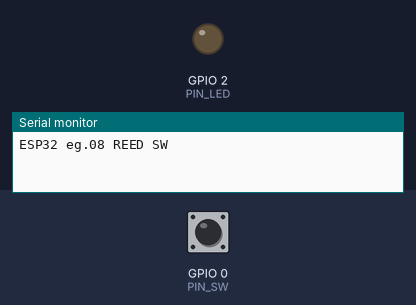
Bench run of a sketch on a simulated ESP32. Shown: output pins drawn as LEDs (lit = HIGH), the last lines printed to the serial monitor. The inputs (shaded band) are chosen by the test bench; at power-on: GPIO 0 (PIN_SW) HIGH. WiFi joins after 1.5 s; servers stay silent unless stated. At 1.7 s the program puts the board to deep sleep or switches it off; the recording ends there.

Above: at 0.1 s.
At 1.6 s:
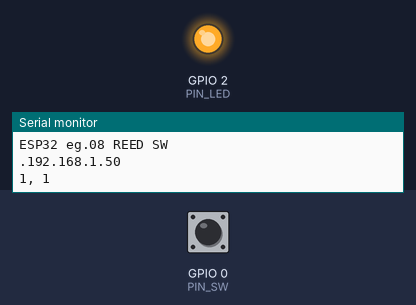
Timing chart, 0 to 1.7 s (numbered marks = the images above):
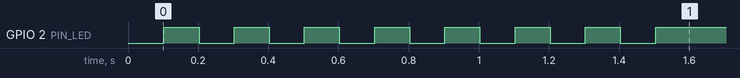

The sketch:

example40_sw.ino
```cpp
// (licence header left out)
#include <WiFi.h>                           // ESP32用WiFiライブラリ
#include <WiFiUdp.h>                        // UDP通信を行うライブラリ
#include "esp_sleep.h"                      // ESP32用Deep Sleep ライブラリ
#define PIN_SW 0                            // GPIO 0(25番ピン)にスイッチを接続
#define PIN_SW_GPIO_NUM GPIO_NUM_0          // GPIO 0をスリープ解除信号へ設定
#define BUTTON_PIN_BITMASK 0x000000001      // 2^(PIN_SW+1) in hex
#define PIN_LED 2                           // GPIO 2(24番ピン)にLEDを接続
#define SSID "1234ABCD"                     // 無線LANアクセスポイントのSSID
#define PASS "password"                     // パスワード
#define SENDTO "192.168.0.255"              // 送信先のIPアドレス
#define PORT 1024                           // 送信のポート番号
#define SLEEP_P 3550*1000000ul              // スリープ時間 3550秒(約60分)
#define DEVICE "rd_sw_1,"                   // デバイス名(5文字+"_"+番号+",")

int reed;                                   // リードスイッチの状態用

void setup(){                               // 起動時に一度だけ実行する関数
    int waiting=0;                          // アクセスポイント接続待ち用
    pinMode(PIN_SW,INPUT_PULLUP);           // スイッチを接続したポートを入力に
    pinMode(PIN_LED,OUTPUT);                // LEDを接続したポートを出力に
    reed=digitalRead(PIN_SW);               // スイッチの状態を取得
    Serial.begin(115200);                   // 動作確認のためのシリアル出力開始
    Serial.println("ESP32 eg.08 REED SW");  // 「Example 08」をシリアル出力表示
    WiFi.mode(WIFI_STA);                    // 無線LANをSTAモードに設定
    WiFi.begin(SSID,PASS);                  // 無線LANアクセスポイントへ接続
    while(WiFi.status() != WL_CONNECTED){   // 接続に成功するまで待つ
        delay(100);                         // 待ち時間処理
        waiting++;                          // 待ち時間カウンタを1加算する
        digitalWrite(PIN_LED,waiting%2);    // LED(EN信号)の点滅
        if(waiting%10==0)Serial.print('.'); // 進捗表示
        if(waiting > 300) sleep();          // 300回(30秒)を過ぎたらスリープ
    }
    Serial.println(WiFi.localIP());         // 本機のIPアドレスをシリアル出力
    Serial.print(reed);                     // 起動直後のスイッチ状態を出力表示
    Serial.print(", ");                     // 「,」カンマと「␣」を出力表示
}

void loop(){
    WiFiUDP udp;                            // UDP通信用のインスタンスを定義

    udp.beginPacket(SENDTO, PORT);          // UDP送信先を設定
    udp.print(DEVICE);                      // デバイス名を送信
    udp.print(reed);                        // 起動直後のスイッチ状態を送信
    udp.print(", ");                        // 「,」カンマと「␣」を送信
    reed=digitalRead(PIN_SW);               // スイッチの状態を取得
    udp.println(reed);                      // 現在のスイッチの状態を送信
    Serial.println(reed);                   // シリアル出力表示
    udp.endPacket();                        // UDP送信の終了(実際に送信する)
    sleep();
}

void sleep(){
    delay(200);                             // 送信待ち時間
    esp_sleep_enable_ext0_wakeup(PIN_SW_GPIO_NUM,!reed);  // 1=High,0=Low
                                            // リードスイッチの状態が変化すると
                                            // スリープを解除するように設定
    esp_deep_sleep(SLEEP_P);                // Deep Sleepモードへ移行
}
```
